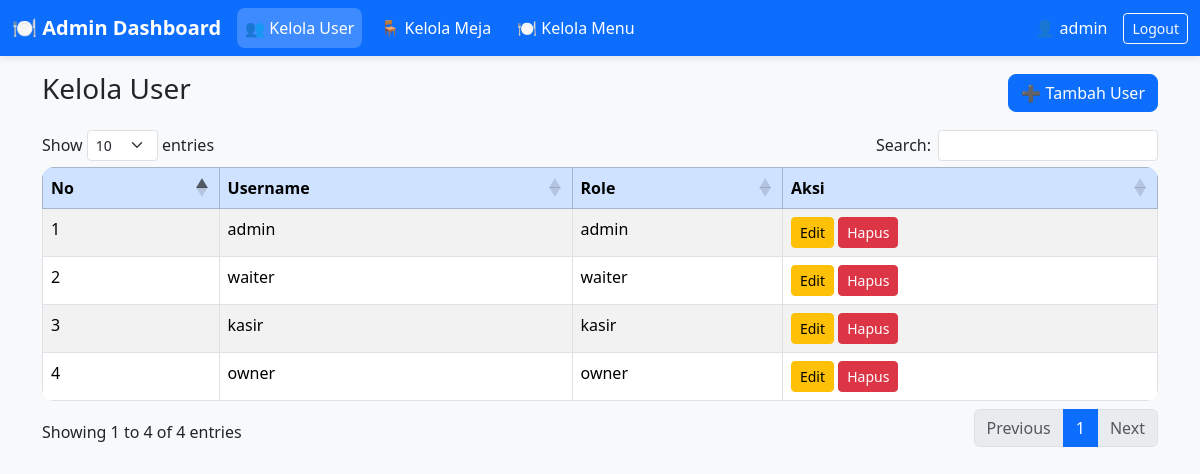
The app's page /admin/user.php (signed in) with its own data.
### tables this page shows
CREATE TABLE `users` (
  `id` int(11) NOT NULL,
  `username` varchar(50) DEFAULT NULL,
  `password` varchar(255) DEFAULT NULL,
  `role` enum('admin','waiter','kasir','owner') DEFAULT NULL
);

### admin/user.php (the view, shortened to what this page needs)
<?php
include '../config/koneksi.php';
?>
<!DOCTYPE html>
<html lang="id">
<head>
    <link href="https://cdn.jsdelivr.net/npm/bootstrap@5.3.2/dist/css/bootstrap.min.css" rel="stylesheet">
    <link href="https://cdn.datatables.net/1.13.4/css/dataTables.bootstrap5.min.css" rel="stylesheet">
</head>
<body class="bg-light">
<nav class="navbar navbar-expand-lg navbar-dark bg-primary fixed-top">
    <div class="container-fluid">
        <a class="navbar-brand fw-bold" href="#">🍽️ Admin Dashboard</a>
        <div class="collapse navbar-collapse" id="navbarAdmin">
            <ul class="navbar-nav me-auto mb-2 mb-lg-0">
                <li class="nav-item">
                    <a class="nav-link active" href="user.php">👥 Kelola User</a>
                </li>
                <li class="nav-item">
                    <a class="nav-link" href="meja.php">🪑 Kelola Meja</a>
                </li>
                <li class="nav-item">
                    <a class="nav-link " href="menu.php">🍽️ Kelola Menu</a>
                </li>
            </ul>
            <span class="text-white me-3">👤 <?= $_SESSION['username']; ?></span>
            <a href="../logout.php" class="btn btn-outline-light btn-sm">Logout</a>
        </div>
    </div>
</nav>
<br>
<br>
<div class="container mt-4">
    <div class="d-flex justify-content-between align-items-center mb-3">
        <h3>Kelola User</h3>
        <button class="btn btn-primary" data-bs-toggle="modal" data-bs-target="#tambahModal">➕ Tambah User</button>
    </div>
    <table id="userTable" class="table table-bordered table-striped">
        <thead class="table-primary">
            <tr>
                <th>No</th>
                <th>Username</th>
                <th>Role</th>
                <th>Aksi</th>
            </tr>
        </thead>
        <tbody>
            <?php
            $no = 1;
            $user = mysqli_query($koneksi, "SELECT * FROM users");
            while ($row = mysqli_fetch_assoc($user)) {
                echo "<tr>
                        <td>{$no}</td>
                        <td>{$row['username']}</td>
                        <td>{$row['role']}</td>
                        <td>
                            <button class='btn btn-warning btn-sm' data-bs-toggle='modal' data-bs-target='#editModal{$row['id']}'>Edit</button>
                            <a href='?hapus={$row['id']}' onclick=\"return confirm('Yakin hapus?')\" class='btn btn-danger btn-sm'>Hapus</a>
                        </td>
                      </tr>";
                $no++;
            }
            ?>
        </tbody>
    </table>
</div>
</body>
</html>

### admin/user.php (style rules this page uses)
body { background-color: #f2f6fc; }
.navbar { box-shadow: 0 2px 8px rgba(0,0,0,0.1); }
.nav-link { color: white !important; font-weight: 500; margin-right: 10px; padding: 8px 16px; border-radius: 8px; transition: 0.3s; }
.nav-link:hover, .nav-link.active { background-color: rgba(255,255,255,0.2); }
.table { background: white; border-radius: 12px; overflow: hidden; }
.btn-primary { border-radius: 8px; }

### records on screen
users: username "admin", role "admin"
users: username "waiter", role "waiter"
users: username "kasir", role "kasir"
users: username "owner", role "owner"

### other values on screen
$_SESSION['username'] "admin"
